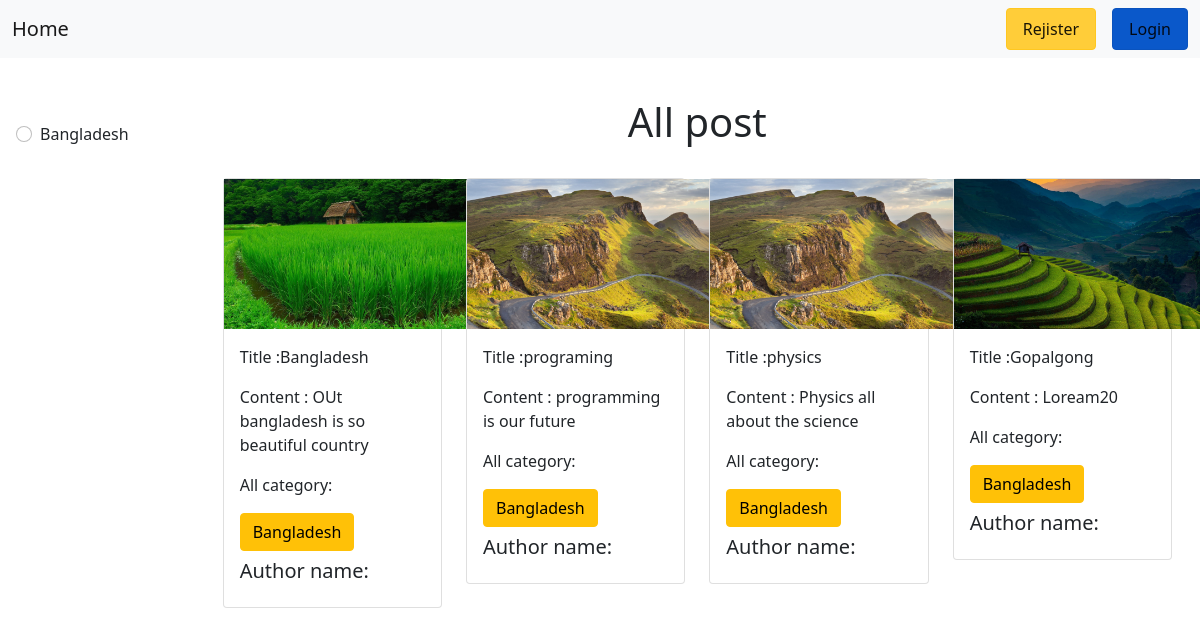
The page / on the database its author committed.
### categories/models.py (models this page shows, shortened)
class Category(models.Model):
    name=models.CharField(max_length=100)
    slug=models.SlugField(max_length=100,unique=True, null=True,blank=True)

### posts/models.py (models this page shows, shortened)
class Post(models.Model):
    title=models.CharField(max_length=100)
    content=models.TextField()
    category=models.ManyToManyField(Category)#ekta post a multiple category thakte pare abar ekta categorir multiple post thakte pare
    author=models.ForeignKey(User,on_delete=models.CASCADE)#ekjon authorer multiple post thakte pare
    img=models.ImageField(upload_to='posts/media/uploads/',blank=True,null=True)

### Blockproject2/views.py (the view)
# urls.py: path('',views.Show_allPost,name='Homepage'),
def Show_allPost(request,category_slug=None):
    postData=Post.objects.all()
    if category_slug is not None:
        category=Category.objects.get(slug=category_slug)
        postData=Post.objects.filter(category=category)
    categoryData=Category.objects.all()
    return render(request,'Home.html',{'postdata':postData,'categorydata':categoryData})

### templates/Home.html
{% extends 'base.html' %}
{% load crispy_forms_tags %}
{% block content %}
<div class="d-flex fles-wrap p-3">
  <div class="col-2 pt-5">
    {%if categorydata%}
    {%for m in categorydata%}
    <div class="form-check">
      <input class="form-check-input" type="radio" name="flexRadioDefault" id="flexRadioDefault1">
      <label class="form-check-label" for="flexRadioDefault1">
        <a class="text-decoration-none text-dark" href="{% url 'slug_wise_post' m.slug %}">{{m.name}}</a>
      </label>
    </div>
    {%endfor%}
    {%endif%}
  </div>
  <div class="col-10">
    <div class="container">
      <h1 class="text-center mt-4">All post</h1>
      <div class="row">
        {% for i in postdata %}
        <div class="col-lg-3 col-md-3 col-sm-6 mt-4">
          <div class="card"><a href="{% url 'postview' i.id %}">
            <img style="height:150px;" src="{{i.img.url}}" alt=""></a>
            <div class="card-body">
              <p>Title :{{i.title}}</a></p>
              <p>Content : {{i.content}}</p>
              <p>All category:</p>
              {% if i.category %}
              {% for b in i.category.all %}
              <h4 class="btn btn-warning">{{b.name}}</h4>
              {%endfor%}
              {%endif%}
              <h5>Author name: {{i.author.first_name}} </h5>
            </div>
          </div>
        </div>
        {%endfor%}
      </div>
    </div>
  </div>
</div>
{%endblock%}

### templates/base.html (shortened to what this page needs)
<!doctype html>
<html lang="en">
<head>
  <link href="https://cdn.jsdelivr.net/npm/bootstrap@5.0.2/dist/css/bootstrap.min.css" rel="stylesheet"
>
</head>
<body>
  <nav class="navbar navbar-expand-lg navbar-light bg-light">
    <div class="container-fluid">
      <a class="navbar-brand" href="{% url 'Homepage' %}">Home</a>
      <div class="collapse navbar-collapse" id="navbarSupportedContent">
        <div class="d-flex navbar-nav">
         {%if request.user.is_authenticated %}
         <li class="nav-item">
          <a class="nav-link btn btn-warning px-3 mx-3 active" href="{% url 'userProfile' %}">Profile</a>
        </li>
        <li class="nav-item">
          <a class="nav-link btn btn-primary px-3 active" aria-current="page" href="{% url 'user-logout' %}">Logout</a>
        </li>
         {%else%}
         <li class="nav-item">
          <a class="nav-link btn btn-warning px-3 mx-3 active" href="{% url 'rejisterpath' %}">Rejister</a>
        </li>
        <li class="nav-item">
          <a class="nav-link btn btn-primary px-3 active" aria-current="page" href="{% url 'userlogin' %}">Login</a>
        </li>
        {%endif%}
        </div>
      </div>
    </div>
  </nav>
  {% block content %}
  {%endblock%}
</body>
</html>

### rows shown on the page
Category: name "Bangladesh"
Post: img (picture), title "Bangladesh", content "OUt bangladesh is so beautiful country"
Post: img (picture), title "programing", content "programming is our future"
Post: img (picture), title "physics", content "Physics all about the science"
Post: img (picture), title "Gopalgong", content "Loream20"
